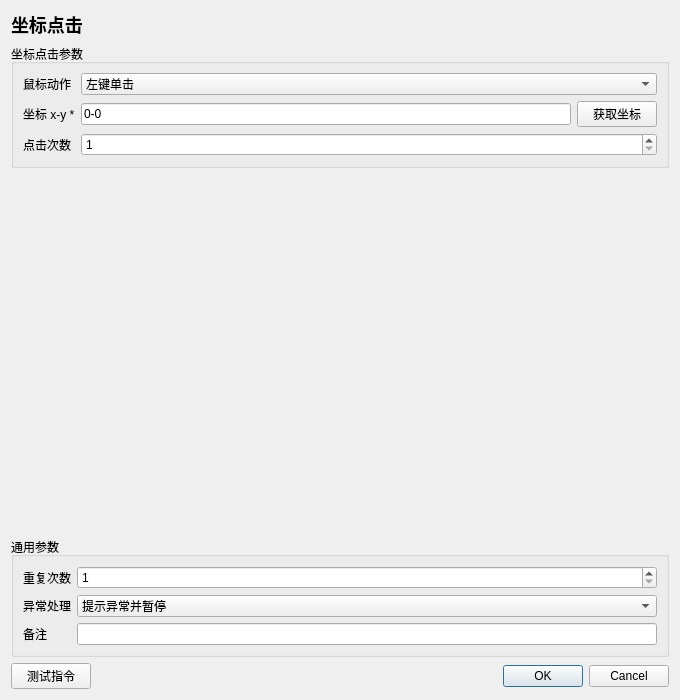
<?xml version="1.0" encoding="UTF-8"?>
<ui version="4.0"><class>InstructionEditor</class><widget class="QDialog" name="InstructionEditor">
<property name="geometry"><rect><x>0</x><y>0</y><width>680</width><height>700</height></rect></property><property name="minimumSize"><size><width>560</width><height>480</height></size></property><property name="windowTitle"><string>坐标点击</string></property>
<layout class="QVBoxLayout" name="rootLayout">
<item><widget class="QLabel" name="titleLabel"><property name="text"><string>坐标点击</string></property><property name="styleSheet"><string>font-size: 18px; font-weight: 600;</string></property></widget></item>
<item><widget class="QGroupBox" name="parameterGroupBox"><property name="title"><string>坐标点击参数</string></property><layout class="QFormLayout" name="parameterFormLayout"><item row="0" column="0"><widget class="QLabel" name="parameterLabel_0"><property name="text"><string>鼠标动作</string></property></widget></item><item row="0" column="1"><widget class="QComboBox" name="parameter_0"><item><property name="text"><string>左键单击</string></property></item><item><property name="text"><string>左键双击</string></property></item><item><property name="text"><string>右键单击</string></property></item><item><property name="text"><string>右键双击</string></property></item><item><property name="text"><string>左键（自定义次数）</string></property></item><item><property name="text"><string>仅移动鼠标</string></property></item><property name="currentIndex"><number>0</number></property></widget></item>
<item row="1" column="0"><widget class="QLabel" name="parameterLabel_1"><property name="text"><string>坐标 x-y *</string></property></widget></item><item row="1" column="1"><widget class="QWidget" name="parameterContainer_1" native="true"><layout class="QHBoxLayout" name="parameterLayout_1"><property name="leftMargin"><number>0</number></property><property name="topMargin"><number>0</number></property><property name="rightMargin"><number>0</number></property><property name="bottomMargin"><number>0</number></property><item><widget class="QLineEdit" name="parameter_1"><property name="text"><string>0-0</string></property></widget></item><item><widget class="QPushButton" name="auxiliary_1"><property name="text"><string>获取坐标</string></property></widget></item></layout></widget></item>
<item row="2" column="0"><widget class="QLabel" name="parameterLabel_2"><property name="text"><string>点击次数</string></property></widget></item><item row="2" column="1"><widget class="QSpinBox" name="parameter_2"><property name="minimum"><number>1</number></property><property name="maximum"><number>9999</number></property><property name="value"><number>1</number></property></widget></item></layout></widget></item>
<item><spacer name="verticalSpacer"><property name="orientation"><enum>Qt::Vertical</enum></property><property name="sizeHint" stdset="0"><size><width>20</width><height>20</height></size></property></spacer></item>
<item><widget class="QGroupBox" name="commonGroupBox"><property name="title"><string>通用参数</string></property><layout class="QFormLayout" name="commonFormLayout">
<item row="0" column="0"><widget class="QLabel" name="repeatLabel"><property name="text"><string>重复次数</string></property></widget></item><item row="0" column="1"><widget class="QSpinBox" name="repeatSpinBox"><property name="minimum"><number>1</number></property><property name="maximum"><number>999999</number></property><property name="value"><number>1</number></property></widget></item>
<item row="1" column="0"><widget class="QLabel" name="errorPolicyLabel"><property name="text"><string>异常处理</string></property></widget></item><item row="1" column="1"><widget class="QComboBox" name="errorPolicyComboBox"><item><property name="text"><string>自动跳过</string></property></item><item><property name="text"><string>提示异常并暂停</string></property></item><item><property name="text"><string>提示异常并停止</string></property></item><property name="currentIndex"><number>1</number></property></widget></item>
<item row="2" column="0"><widget class="QLabel" name="noteLabel"><property name="text"><string>备注</string></property></widget></item><item row="2" column="1"><widget class="QLineEdit" name="noteEdit"/></item>
</layout></widget></item>
<item><layout class="QHBoxLayout" name="footerLayout"><item><widget class="QPushButton" name="testButton"><property name="text"><string>测试指令</string></property></widget></item><item><spacer name="footerSpacer"><property name="orientation"><enum>Qt::Horizontal</enum></property><property name="sizeHint" stdset="0"><size><width>40</width><height>20</height></size></property></spacer></item><item><widget class="QDialogButtonBox" name="buttonBox"><property name="standardButtons"><set>QDialogButtonBox::Cancel|QDialogButtonBox::Ok</set></property></widget></item></layout></item>
</layout></widget><resources/><connections/></ui>
